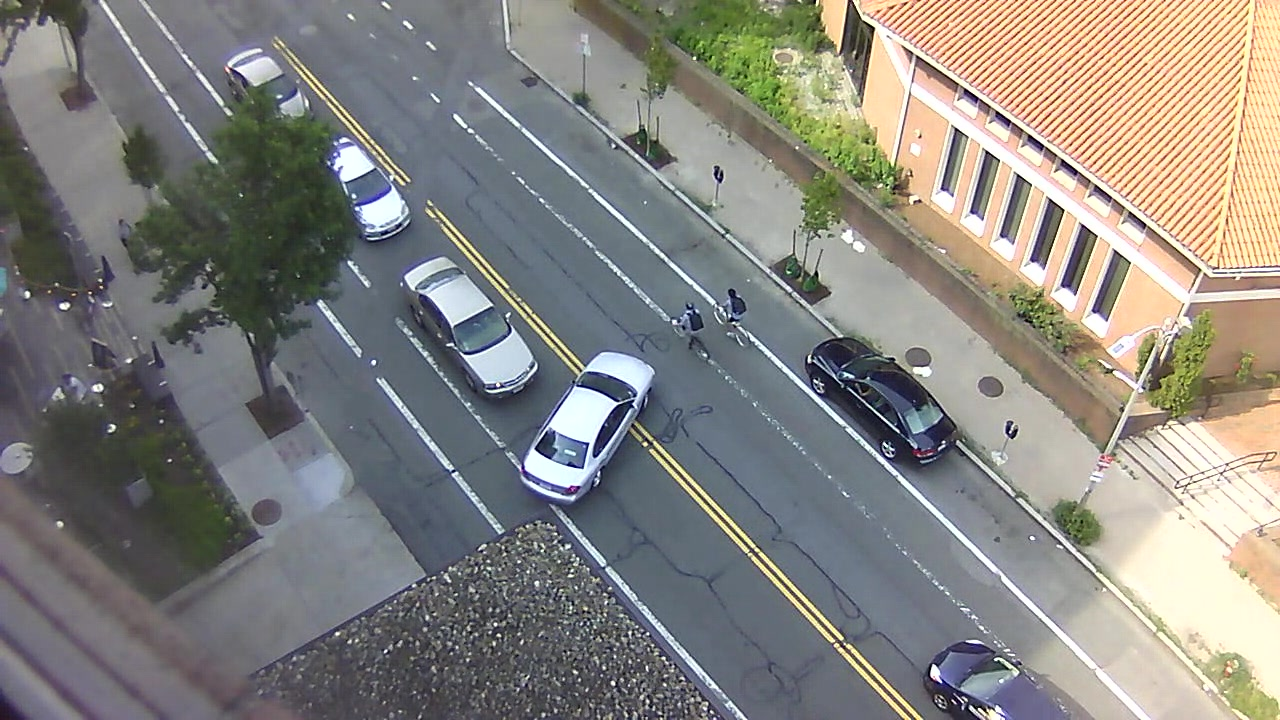
#> input picture notebooks/images/00001.jpg, 1280 x 720 px, found by its file name
$ jupyter execute --allow-errors 'Fetch Image Patches.ipynb'
#> lines starting #> are read from the running program, lines starting #| are printed output that depends on the picture
# Fetch Image Patches

A test to divide an image into several patches based on `cell_height` and `cell_width`.

[cell 1]
import sys
import os
import cv2
from matplotlib import pyplot as plt

sys.path.append(os.path.join(os.path.abspath(''), '../pyno/lib'))

from cv.utils import fetch_patches

[cell 2]
image = cv2.imread("./images/00001.jpg")
#> image is the input picture: shape (720, 1280, 3); mean B, G, R 127.9, 132.8, 134.4
gray = cv2.cvtColor(image, cv2.COLOR_BGR2GRAY)
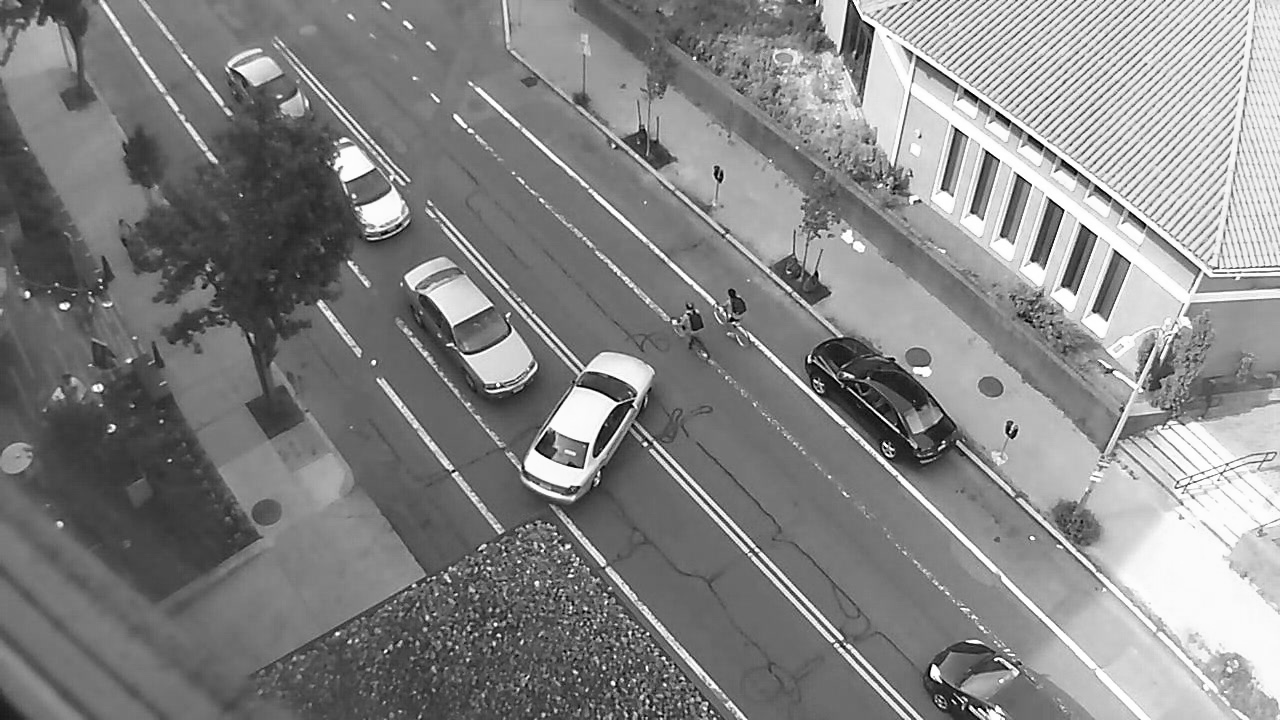
#> gray: shape (720, 1280); min 0, max 255, mean 132.7

cell_width = 80
cell_height = 80

#> (the rest of this cell did not finish here and is left out)
